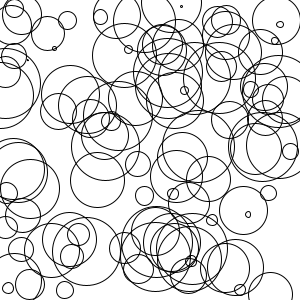
Frame 1 (no input)
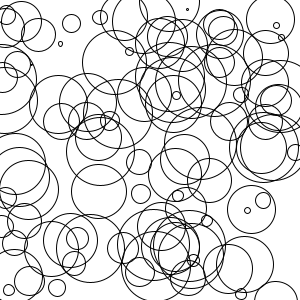
Frame 60 (the mouse pressed at the canvas centre just before this capture)
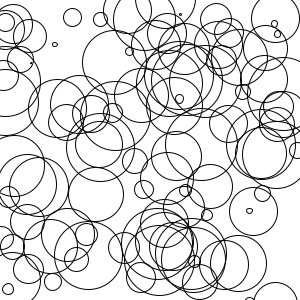
Frame 120 (the mouse held since frame 60 and released just before this capture)

The Processing sketch that drew these frames (run headless with seeded random() and noise(); from frame 60 on, the mouse is pressed at the canvas centre):

// Processing sketch: O3_Reas_beginning
// ── O3_Reas_beginning.pde
/** @peep sketchcode */

// from: http://peepproject.com/tutorials/tutorial/25/view
 
 int nCir = 100;
Circle[] circles = new Circle[100]; // A variable to hold an instance of the Circle class

 
void setup() {
  size(300, 300);
  frameRate(10);
  smooth();
  // Construct an instance of the Circle class at the centre of the sketch
  for (int i=0; i<circles.length; i++){
  circles[i] = new Circle(random(width), random(height), random(width/8.0));
  
  }
}
 
void draw() {
  background(255);
  for (int i=0; i<circles.length; i++)
  {circles[i].update(); // Have the circle draw itself on screen
  circles[i].draw();
  }
}
 
class Circle {
  float x;
  float y;
  float radius;
 
  Circle(float _x, float _y, float _radius) {
    x = _x;
    y = _y;
    radius = _radius;
  }
  
    void update() {
    x += random(-1, 1);
    y += random(-1, 1);
  }
 
  void draw() {
    pushStyle(); // Remember current drawing style
    noFill(); // Remove fill for circle
    stroke(0); // Set the stroke colour to black
    strokeWeight(1); // Set the stroke weight to 1 pixel
    pushMatrix(); // Remember current drawing transformation
    translate(x, y); // Translate to the position of the circle
    ellipseMode(RADIUS); // Set the ellipse drawing mode using radius
    ellipse(0, 0, radius, radius); // Draw the circle
    popMatrix(); // Restore previous drawing transformation
    popStyle(); // Restore previous drawing style
  }
}
